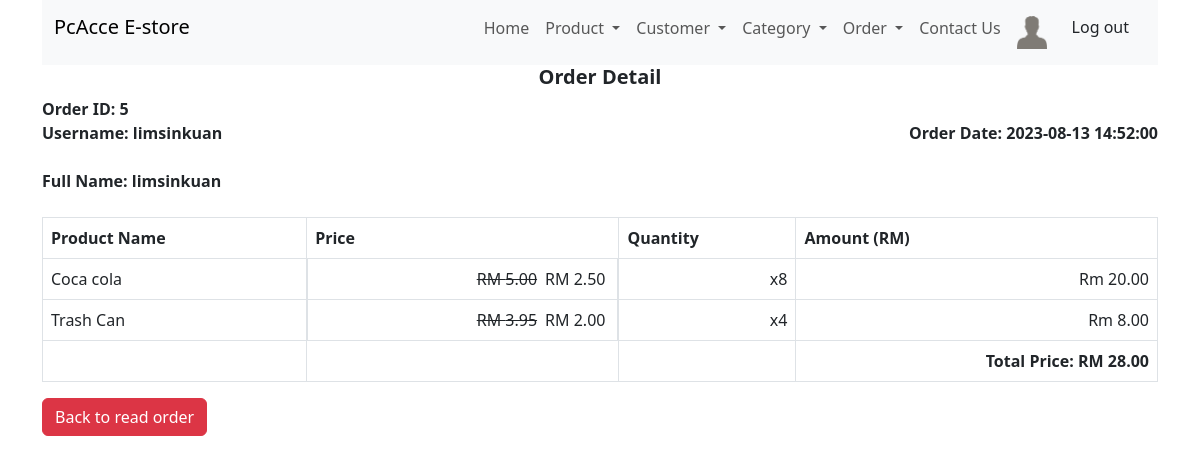
The page /order_detail_read.php?id=5 (signed in) on the database as committed earlier.
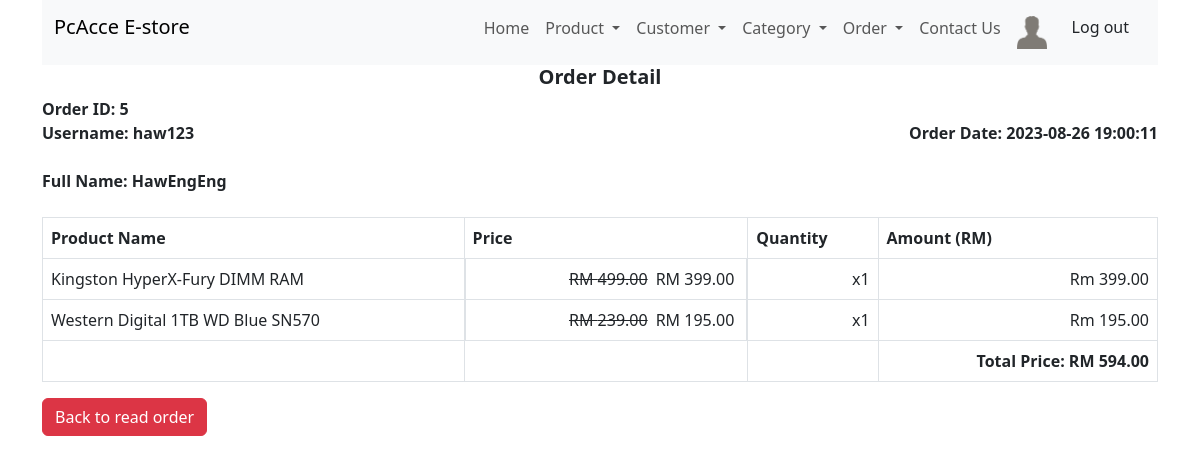
The same page on the database as committed later.
### tables this page shows
CREATE TABLE `customers` (
  `user_id` int(11) NOT NULL,
  `username` varchar(20) NOT NULL,
  `image` varchar(100) NOT NULL,
  `first_name` varchar(20) NOT NULL,
  `last_name` varchar(20) NOT NULL,
  `password` text NOT NULL,
  `email` varchar(30) NOT NULL,
  `date_of_birth` date NOT NULL,
  `registration_date_time` datetime NOT NULL,
  `gender` enum('male','female') NOT NULL,
  `status` enum('active','inactive') NOT NULL DEFAULT 'active'
);

CREATE TABLE `order_summary` (
  `order_id` int(11) NOT NULL,
  `customer_id` int(11) NOT NULL,
  `order_date` datetime NOT NULL
);

CREATE TABLE `order_detail` (
  `order_detail_id` int(11) NOT NULL,
  `order_id` int(11) NOT NULL,
  `product_id` int(11) NOT NULL,
  `quantity` int(11) NOT NULL
);

CREATE TABLE `products` (
  `id` int(11) NOT NULL,
  `name` varchar(128) NOT NULL,
  `category_id` int(11) NOT NULL,
  `description` text NOT NULL,
  `image` varchar(100) NOT NULL,
  `price` double NOT NULL,
  `promote_price` float NOT NULL,
  `manufacture_date` date NOT NULL,
  `expired_date` date NOT NULL,
  `created` datetime NOT NULL,
  `modified` timestamp NOT NULL DEFAULT current_timestamp() ON UPDATE current_timestamp()
);

### order_detail_read.php (the view, shortened to what this page needs)
<!DOCTYPE HTML>
<html>
<head>
    <link href="https://cdn.jsdelivr.net/npm/bootstrap@5.3.0/dist/css/bootstrap.min.css" rel="stylesheet">
</head>
<body>
    <div class="container">
        <?php
        include 'menu/menu.php';
        ?>
        <div class="text-center">
            <h5><strong>Order Detail</strong></h5>
        </div>
        <?php
        $id = isset($_GET['id']) ? $_GET['id'] : die('ERROR: Record ID not found.');
        include 'config/database.php';
        try {
            $query = "SELECT products.name, products.price, products.promote_price, order_detail.quantity FROM order_detail INNER JOIN products ON products.id = order_detail.product_id INNER JOIN order_summary ON order_summary.order_id = order_detail.order_id INNER JOIN customers ON customers.user_id = order_summary.customer_id WHERE order_detail.order_id = :id";
            $stmt = $con->prepare($query);
            $stmt->bindParam(":id", $id);
            $stmt->execute();
            $cusquery = "SELECT customers.username, customers.first_name, customers.last_name, order_summary.order_date FROM order_summary INNER JOIN customers ON customers.user_id = order_summary.customer_id INNER JOIN order_detail ON order_detail.order_id = order_summary.order_id WHERE order_detail.order_id =:id";
            $cusstmt = $con->prepare($cusquery);
            $cusstmt->bindParam(":id", $id);
            $cusstmt->execute();
            if ($cusrow = $cusstmt->fetch(PDO::FETCH_ASSOC)){
                extract($cusrow);
                echo "<div>";
                echo "<strong>Order ID: " . $id . "</strong>";
                echo "</div>";
                echo "<div class = 'd-flex justify-content-between'>";
                echo "<div>";
                echo "<strong>Username: " . $username . "</strong>";
                echo "</div>";
                echo "<div>";
                echo "<strong>Order Date: " . $order_date . "</strong>";
                echo "</div>";
                echo "</div>";
                echo "<br>";
                echo "<div>";
                echo "<strong>Full Name: " . $first_name . "" . $last_name. "</strong>";
                echo "</div>";
                echo "<br>";
            }
            echo "<table class='table table-hover table-responsive table-bordered'>";
            echo "<tr>";
            echo "<th>Product Name</th>";
            echo "<th>Price</th>";
            echo "<th>Quantity</th>";
            echo "<th>Amount (RM)</th>";
            echo "</tr>";
            $total = 0;
            while ($row = $stmt->fetch(PDO::FETCH_ASSOC)) {
                echo "<tr>";
                echo "<td>" . $product_name = $row['name'] . "</td>";
                $price = $row['price'];
                $promote_price = $row['promote_price'];
                $decimalprice = number_format((float)$price, 2, '.', '');
                $decimalpromote = number_format((float)$promote_price, 2, '.', '');
                if ($promote_price < $decimalprice && $promote_price > 0) {
                    echo "<td class = 'd-flex justify-content-end'><div class = 'mx-1 text-decoration-line-through'>RM {$decimalprice}</div><div class = 'mx-1'>RM {$decimalpromote}</div></td>";
                    $theprice = $decimalpromote;
                } else {
                    echo "<td class = 'text-end'>RM {$decimalprice}</td>";
                    $theprice = $decimalprice;
                }
                echo "<td class='text-end'>x" . $row['quantity'] . "</td>";
                $amount = $row['quantity'] * $theprice;
                $decimalamount = number_format((float)$amount, 2, '.', '');
                echo "<td class = 'text-end'>Rm " . $decimalamount . "</td>";
                echo "</tr>";
                $total += $decimalamount;
                $decimaltotal = number_format((float)$total, 2, '.', '');
            }
            echo "<th></th>";
            echo "<th></th>";
            echo "<th></th>";
            echo "<th class = 'text-end'>Total Price: RM $decimaltotal</th>";
            echo "</table>";
            echo "<td><a href='order_read.php' class='btn btn-danger'>Back to read order</a></td>";
        }
        catch (PDOException $exception) {
            die('ERROR: ' . $exception->getMessage());
        }
        ?>
    </div>
</body>
</html>

Rows that differ between the two databases and show on the page:
no longer on this page (row unchanged): customers: username "limsinkuan", first_name "lim", last_name "sinkuan"
no longer on this page (row edited): order_detail: product.name "Coca cola", product.price "5.00", product.promote_price "2.50", quantity "8", quantity.promote_price "20.00"
no longer on this page (row edited): order_detail: product.name "Trash Can", product.price "3.95", product.promote_price "2.00", quantity "4", quantity.promote_price "8.00"
now on this page (row unchanged): customers: username "haw123", first_name "Haw", last_name "EngEng"
changed order_summary: order_date "2023-08-13 14:52:00" → "2023-08-26 19:00:11"
added order_detail: product.name "Kingston HyperX-Fury DIMM RAM", product.price "499.00", product.promote_price "399.00", quantity "1", quantity.promote_price "399.00"
added order_detail: product.name "Western Digital 1TB WD Blue SN570", product.price "239.00", product.promote_price "195.00", quantity "1", quantity.promote_price "195.00"
Other text that changed with them:
$decimaltotal: "28.00" → "594.00"
